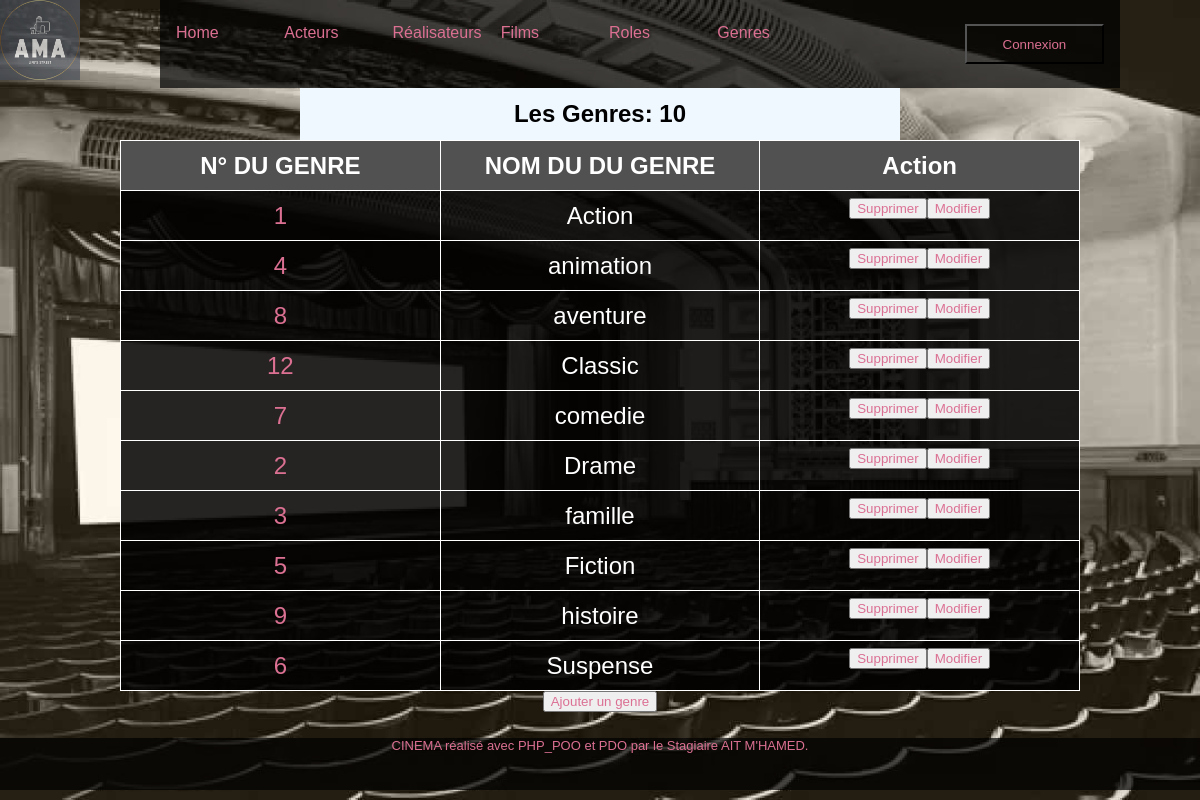
Screenshot of /index.php?action=listGenres with the database file from the repository.
### tables this page shows
CREATE TABLE IF NOT EXISTS `genre` (
  `id_genre` int(11) NOT NULL AUTO_INCREMENT,
  `nom_genre` varchar(50) NOT NULL,
  PRIMARY KEY (`id_genre`),
  UNIQUE KEY `nom_genre` (`nom_genre`)
);

### controllers/genreController.php (called while the page is built, shortened)
<?php
require_once 'controllers/DAO.php';
class GenreController{
    public function findAll(){
        $dao= new DAO();
    $sql = "SELECT id_genre, nom_genre FROM  genre";
    $requete = $dao->executerRequete($sql);
    require "views/vues/genres/vueGenre.php";
    }
}

### controllers/DAO.php (called while the page is built, shortened)
<?php
class DAO{
    private $bdd;
    public function __construct(){
        $this->bdd = new PDO('mysql:host=localhost;dbname=cinema;charset=utf8', 'root', '');
    }
    public function executerRequete($sql, $params = NULL){
        if ($params == NULL){
            $resultat = $this->bdd->query($sql);
        }else{
            $resultat = $this->bdd->prepare($sql);
            $resultat->execute($params);
        }
        return $resultat;
    }
}

### views/vues/genres/vueGenre.php (the view, shortened to what this page needs)
<h2>Les Genres: <?= $requete->rowCount(); ?></h2>
<table>
<thead>
    <tr>
    <th>N° DU GENRE</th>
    <th>NOM DU DU GENRE</th>
    <th id="action">Action</th>
    </tr>
</thead>
<tbody>
<?php
    while($genre = $requete->fetch()){
       echo "<tr class='bordure'> <td><a href='index.php?action=detailgenre&id=".$genre['id_genre']."'>".$genre['id_genre']."</a></td>";
       echo "<td>". $genre["nom_genre"]."</td>";
       echo "<td class='boutonsgenres'><button class='bDelete'><a href='index.php?action=suppressiongenre&id=".$genre['id_genre']."'>Supprimer</a></button>
            <button class='addgenre'><a href='index.php?action=modifiergenreFormulaire&id=".$genre['id_genre']."'>Modifier</a></button></td>";
      echo "</tr>";
    }
    ?>
</tbody>
</table>
<button class="addgenre"><a href="index.php?action=ajoutergenreFormulaire">Ajouter un genre</a></button>
<?php
require "views\layouts\Template.php";

### contenu/css/style.css (style rules this page uses)
* { box-sizing: border-box; }
html, body { height: 100vh; margin: 0; padding: 0; }
body { width: 100%; display: table; color: white; background-image: url('/cinePOO/contenu/img/cine.jpg'); background-size: cover; font-family: 'Futura-Medium', 'Futura', 'Trebuchet MS', sans-serif; }
a { width: 50%; height: 30px; text-decoration: none; color: palevioletred; }
table { background-color: rgba(0, 0, 0, 0.7); border: 1px solid white; width: 80%; border-collapse: collapse; align-items: center; margin: auto; }
th { background-color: rgb(81,81,81); border: 2px 1px 1px 1px; color: white; width: 30%; }
table th,td,tr { border: 1px solid white; height: 50px; text-align: center; font-size: x-large; width: 20%; color: white; }
tbody { background-color: rgba(0, 0, 0, 0.5); }
h2 { background-color: aliceblue; margin: auto; width: 50%; padding: 0.5em 0; }
.boutonsacteurs, .boutonsrealisateurs, .boutonsfilms, .boutonsroles, .boutonsgenres { display: contents; background-color: Transparent; background-repeat:no-repeat; color: white; cursor:pointer; width: 100%; height: 40px; }

### rows the page displays
genre: id_genre "1", nom_genre "Action"
genre: id_genre "4", nom_genre "animation"
genre: id_genre "8", nom_genre "aventure"
genre: id_genre "12", nom_genre "Classic"
genre: id_genre "7", nom_genre "comedie"
genre: id_genre "2", nom_genre "Drame"
genre: id_genre "3", nom_genre "famille"
genre: id_genre "5", nom_genre "Fiction"
genre: id_genre "9", nom_genre "histoire"
genre: id_genre "6", nom_genre "Suspense"

### other values shown
$requete->rowCount() "10"
